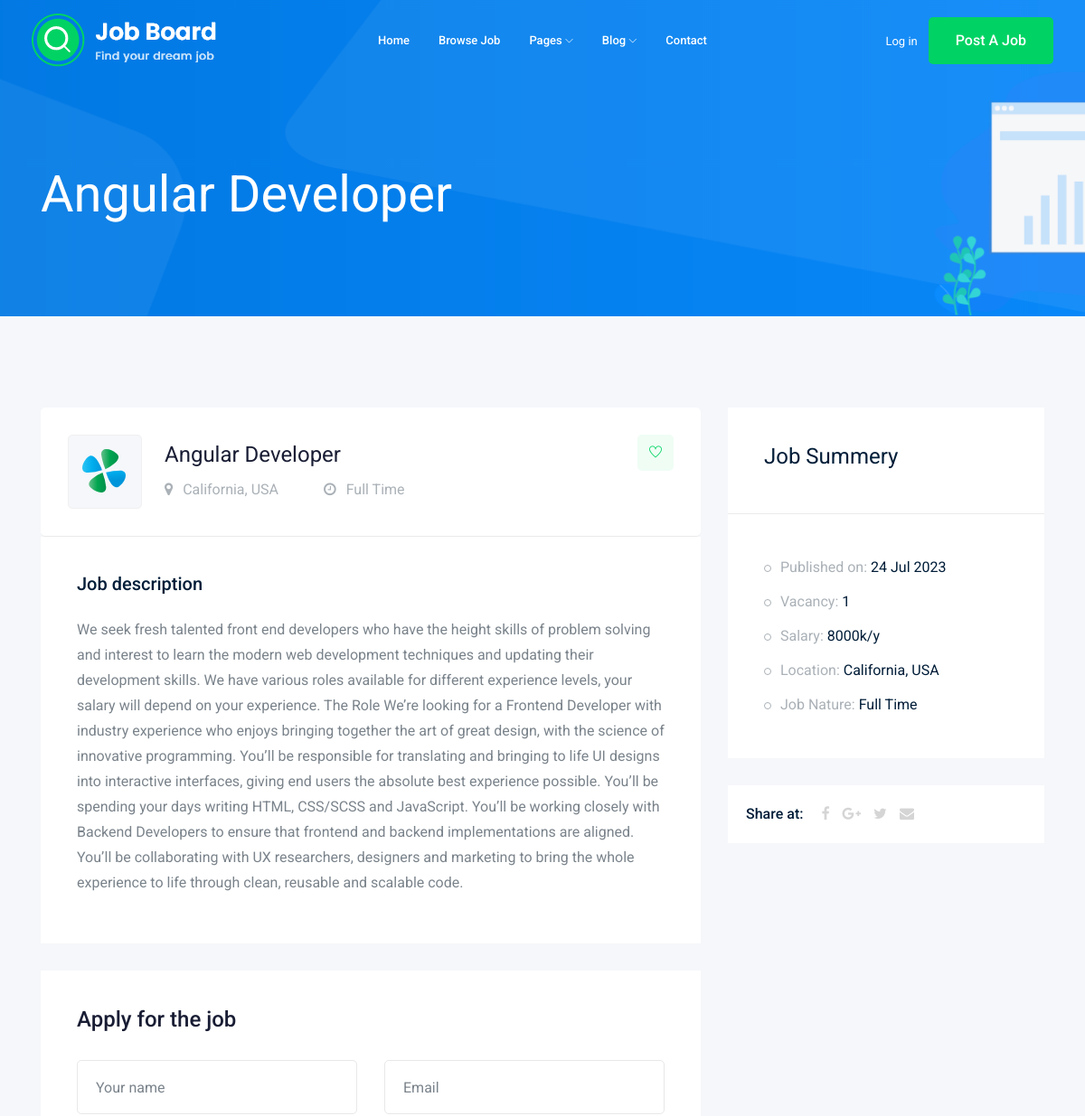
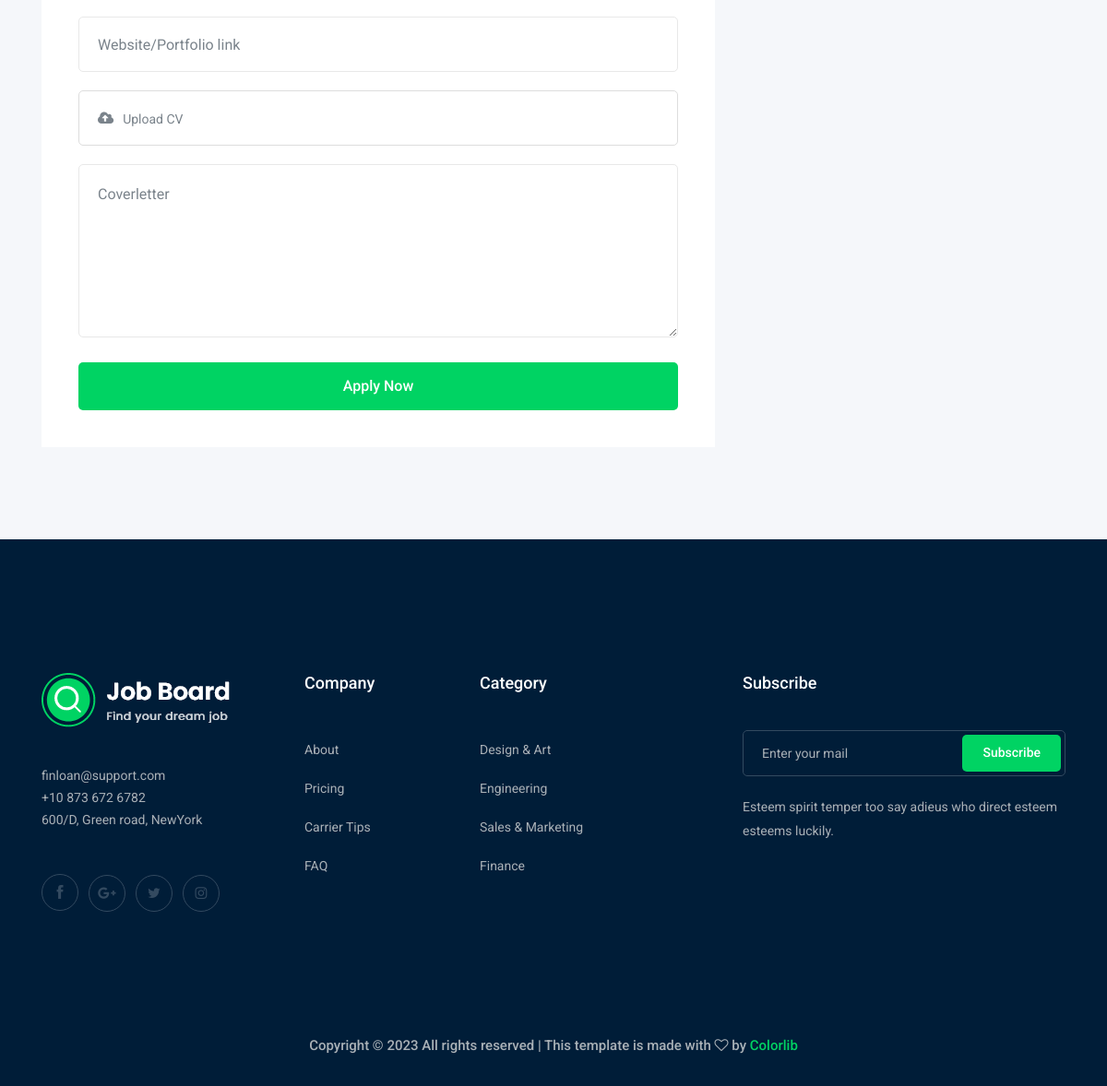
/jobs/angular-developer, run on the app's committed database (2 pictures, top to bottom).
### job/models.py (models this page shows, shortened)
class Job(models.Model):   # table
    title = models.CharField(max_length=50)  # column
    job_type = models.CharField(max_length=15, choices=JOB_TYPE)
    description = models.TextField(max_length=1000)
    published_at = models.DateTimeField(auto_now=True)
    Vacancy = models.IntegerField(default=1)
    salary = models.IntegerField(default=0)
    experience = models.IntegerField(default=1)
    category = models.ForeignKey('Category', on_delete=models.CASCADE)
    image = models.ImageField(upload_to=image_upload)
    slug = models.SlugField(blank=True, null=True)
    def __str__(self):
        return self.title

### job/views.py (the view)
# urls.py: path('<str:slug>', views.job_detail, name='job_detail'),
def job_detail(request, slug):
    job_detail = Job.objects.get(slug=slug)
    context = {'job': job_detail}
    return render(request, 'job/job_detail.html', context)

### job/templates/job/job_detail.html (shortened to what this page needs)
{% extends 'base.html'%} {% block body %}
<div class="bradcam_area bradcam_bg_1">
  <div class="container">
    <div class="row">
      <div class="col-xl-12">
        <div class="bradcam_text">
          <h3>{{job}}</h3>
        </div>
      </div>
    </div>
  </div>
</div>
<div class="job_details_area">
  <div class="container">
    <div class="row">
      <div class="col-lg-8">
        <div class="job_details_header">
          <div class="single_jobs white-bg d-flex justify-content-between">
            <div class="jobs_left d-flex align-items-center">
              <div class="thumb">
                <img src="img/svg_icon/1.svg" alt="" />
              </div>
              <div class="jobs_conetent">
                <a href="#"><h4>{{job}}</h4></a>
                <div class="links_locat d-flex align-items-center">
                  <div class="location">
                    <p><i class="fa fa-map-marker"></i> California, USA</p>
                  </div>
                  <div class="location">
                    <p><i class="fa fa-clock-o"></i> {{job.job_type}}</p>
                  </div>
                </div>
              </div>
            </div>
            <div class="jobs_right">
              <div class="apply_now">
                <a class="heart_mark" href="#"> <i class="ti-heart"></i> </a>
              </div>
            </div>
          </div>
        </div>
        <div class="descript_wrap white-bg">
          <div class="single_wrap">
            <h4>Job description</h4>
            <p>{{job.description}}</p>
          </div>
          </div>
          <div class="apply_job_form white-bg">
            <h4>Apply for the job</h4>
            <form action="#">
              <div class="row">
                <div class="col-md-6">
                  <div class="input_field">
                    <input type="text" placeholder="Your name" />
                  </div>
                </div>
                <div class="col-md-6">
                  <div class="input_field">
                    <input type="text" placeholder="Email" />
                  </div>
                </div>
                <div class="col-md-12">
                  <div class="input_field">
                    <input type="text" placeholder="Website/Portfolio link" />
                  </div>
                </div>
                <div class="col-md-12">
                  <div class="input-group">
                    <div class="input-group-prepend">
                      <button type="button" id="inputGroupFileAddon03">
                        <i class="fa fa-cloud-upload" aria-hidden="true"></i>
                      </button>
                    </div>
                    <div class="custom-file">
                      <label class="custom-file-label" for="inputGroupFile03"
                        >Upload CV</label
                      >
                    </div>
                  </div>
                </div>
                <div class="col-md-12">
                  <div class="input_field">
                    <textarea
                      name="#"
                      id=""
                      cols="30"
                      rows="10"
                      placeholder="Coverletter"
                    ></textarea>
                  </div>
                </div>
                <div class="col-md-12">
                  <div class="submit_btn">
                    <button class="boxed-btn3 w-100" type="submit">
                      Apply Now
                    </button>
                  </div>
                </div>
              </div>
            </form>
          </div>
        </div>
        <div class="col-lg-4">
          <div class="job_sumary">
            <div class="summery_header">
              <h3>Job Summery</h3>
            </div>
            <div class="job_content">
              <ul>
                <li>Published on: <span>{{job.published_at|date:'d M o'}}</span></li>
                <li>Vacancy: <span>{{job.Vacancy}}</span></li>
                <li>Salary: <span>{{job.salary}}k/y</span></li>
                <li>Location: <span>California, USA</span></li>
                <li>Job Nature: <span> {{job.job_type}}</span></li>
              </ul>
            </div>
          </div>
          <div class="share_wrap d-flex">
            <span>Share at:</span>
            <ul>
              <li>
                <a href="#"> <i class="fa fa-facebook"></i></a>
              </li>
              <li>
                <a href="#"> <i class="fa fa-google-plus"></i></a>
              </li>
              <li>
                <a href="#"> <i class="fa fa-twitter"></i></a>
              </li>
              <li>
                <a href="#"> <i class="fa fa-envelope"></i></a>
              </li>
            </ul>
          </div>
          <div class="job_location_wrap">
            <div class="job_lok_inner">
              <div id="map" style="height: 200px"></div>
            </div>
          </div>
        </div>
      </div>
    </div>
  </div>
  {% endblock body %}

### data on the page
Job: title "Angular Developer", job_type "Full Time", description "We seek fresh talented front end developers who have the height skills of problem solving and interest to learn the modern web development techniques and updating their development skills. We have various roles available for different experience levels, your salary will depend on your experience. The Role We’re looking for a Frontend Developer with industry experience who enjoys bringing together the art of great design, with the science of innovative programming. You’ll be responsible for translating and bringing to life UI designs into interactive interfaces, giving end users the absolute best experience possible. You’ll be spending your days writing HTML, CSS/SCSS and JavaScript. You’ll…", published_at "24 Jul 2023", Vacancy "1", salary "8000"
